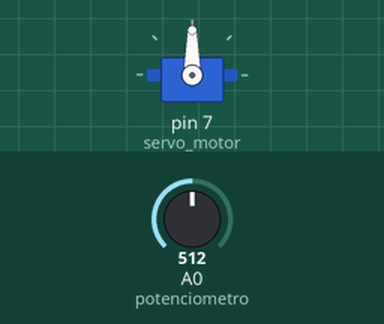
A sketch run on a simulated Arduino Uno, built with avr-gcc and run on an emulated ATmega328P. On the bench: servo. The test bench sets the inputs (shaded band); at power-on: A0 (potenciometro) = 512.

Above: at 1.2 s.
1.3 s: A0 (potenciometro) set to 716
At 2.3 s:
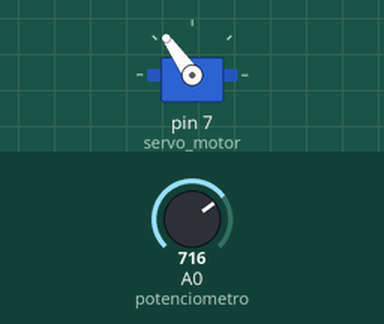
2.8 s: A0 (potenciometro) set to 900
At 3.1 s:
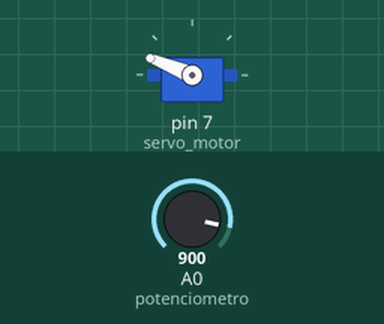
4.3 s: A0 (potenciometro) set to 1023
At 4.6 s:
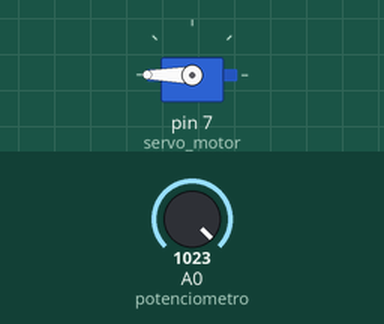
5.8 s: A0 (potenciometro) set to 306
At 6.6 s:
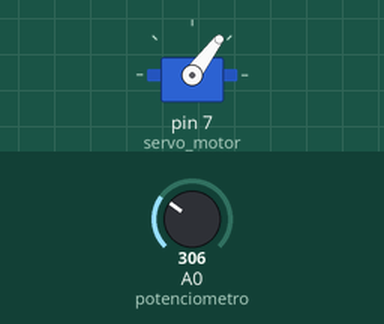
7.3 s: A0 (potenciometro) set to 122
At 8.1 s:
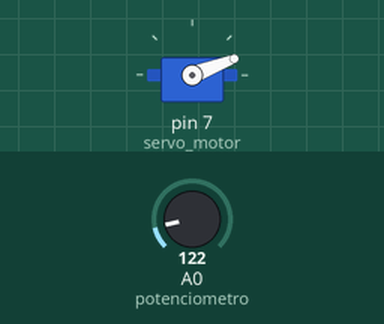
Timing chart, 0 to 9.8 s (numbered marks = the images above; inputs shaded):
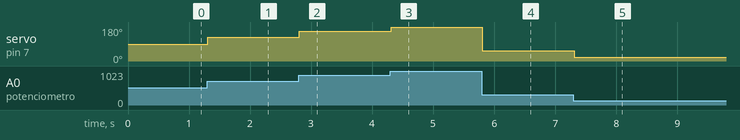

Measured:
- after the input at 1.3 s, servo on pin 7 (servo_motor): 90° → 125° at once
- after the input at 2.8 s, servo on pin 7 (servo_motor): 125° → 158° at once
- after the input at 4.3 s, servo on pin 7 (servo_motor): 158° → 180° at once
- after the input at 5.8 s, servo on pin 7 (servo_motor): 180° → 53° at once
- after the input at 7.3 s, servo on pin 7 (servo_motor): 53° → 21° at once

The sketch:

SERVO-MOTOR_POTENCIOMETRO.ino
```cpp
#include<Servo.h>
Servo servo_motor;
int potenciometro=0;
int val;
void setup(){
  servo_motor.attach(7);
}

void loop() {
val=analogRead(potenciometro);//0-1023         0-180
val=map(val,0,1023,0,180);
servo_motor.write(val);
delay(15);
}
```
